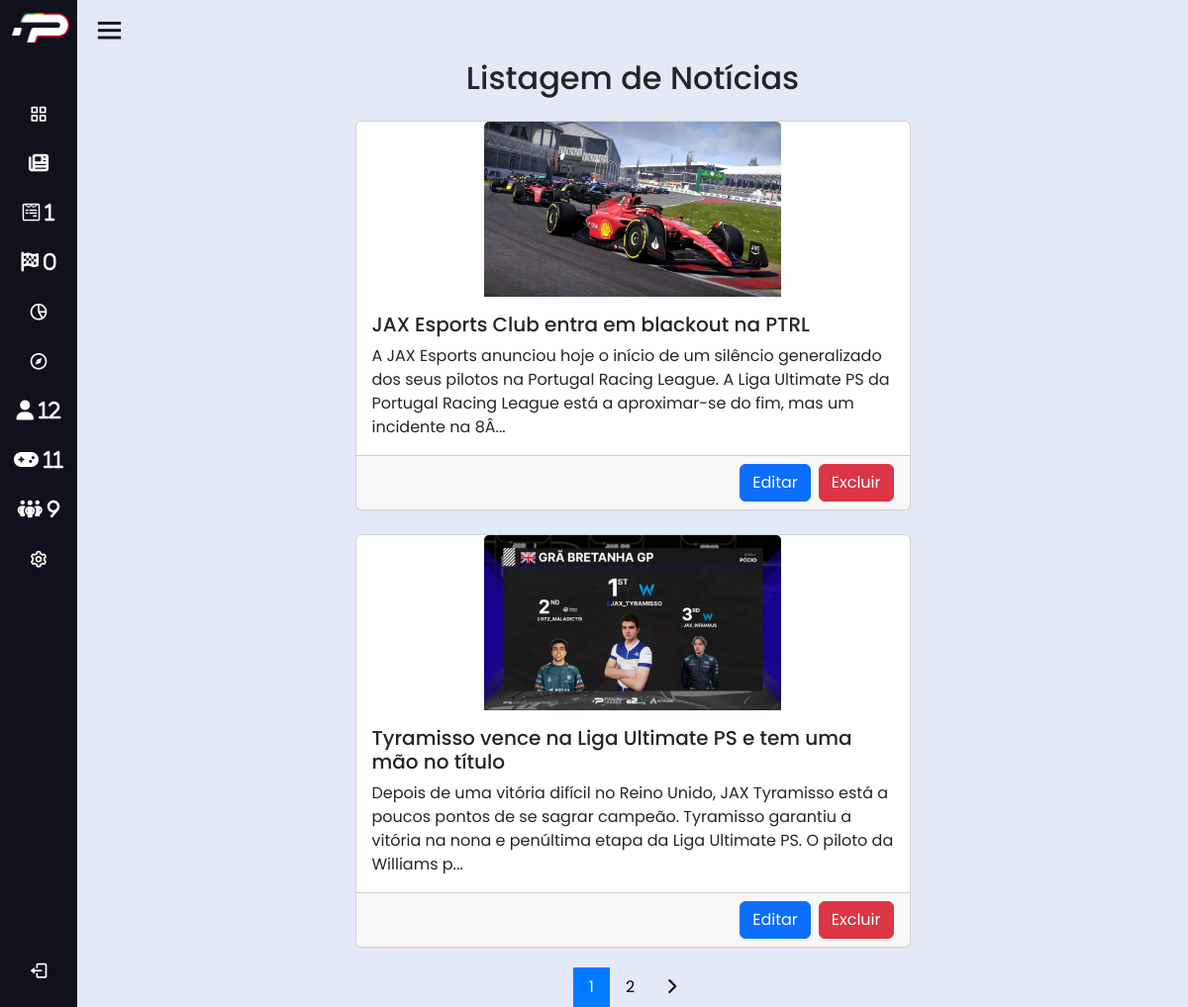
The app's page /VerNoticias.php (signed in) with its own data.
### tables this page shows
CREATE TABLE `noticias` (
  `id_noticia` int NOT NULL,
  `titulo` varchar(100) NOT NULL,
  `descricao` varchar(2000) NOT NULL,
  `caminho_imagem` varchar(100) NOT NULL,
  `DataNoticia` datetime NOT NULL DEFAULT CURRENT_TIMESTAMP
);

### VerNoticias.php (the view, shortened to what this page needs)
<?php include("session.php"); ?>
<!DOCTYPE html>
<html>
<head>
    <link rel="stylesheet" href="./css/admin.css">
    <link rel="stylesheet" href="https://cdnjs.cloudflare.com/ajax/libs/font-awesome/6.2.1/css/all.min.css" />
    <link href='https://unpkg.com/boxicons@2.0.7/css/boxicons.min.css' rel='stylesheet'>
    <link href="https://cdn.jsdelivr.net/npm/bootstrap@5.3.0-alpha1/dist/css/bootstrap.min.css" rel="stylesheet">
</head>
<body style="background-color: #e4e9f7;">
    <?php include("navbarback.php"); ?>
    <section class="home-section">
        <div class="home-content">
            <i class='bx bx-menu'></i>
        </div>
        <div class="mx-auto w-50">
    <h2 style="text-align:center;">Listagem de Notícias</h2>
    <?php
    $noticiasPorPagina = 2;
    $paginaAtual = isset($_GET['pagina']) ? $_GET['pagina'] : 1;
    $offset = ($paginaAtual - 1) * $noticiasPorPagina;
    $sql = "SELECT * FROM noticias ORDER BY id_noticia DESC LIMIT $noticiasPorPagina OFFSET $offset";
    $result = $db->query($sql);
    if ($result->num_rows > 0) {
        while ($row = $result->fetch_assoc()) {
            $titulo = $row['titulo'];
            $descricao = $row['descricao'];
            $caminhoImagem = $row['caminho_imagem'];
            $noticiaId = $row['id_noticia'];
            if (strlen($descricao) > 210) {
                $descricao = substr($descricao, 0, 210) . '...';
            }
            echo '<div class="card mt-4">';
            echo '<img src="'.$caminhoImagem.'" class="card-img-top w-100" alt="Imagem de Capa" style="max-width: 300px; height: auto;">';
            echo '<div class="card-body">';
            echo '<h5 class="card-title">'.$titulo.'</h5>';
            echo '<p class="card-text">'.$descricao.'</p>';
            echo '</div>';
            echo '<div class="card-footer">';
            echo '<a href="EditarNoticia.php?id='.$noticiaId.'" class="btn btn-primary">Editar</a>';
            echo '<a href="DeleteNoticia.php?id='.$noticiaId.'" class="btn btn-danger ml-2">Excluir</a>';
            echo '</div>';
            echo '</div>';
        }
        $sqlCount = "SELECT COUNT(*) AS total FROM noticias";
        $resultCount = $db->query($sqlCount);
        $row = $resultCount->fetch_assoc();
        $totalNoticias = $row['total'];
        $totalPaginas = ceil($totalNoticias / $noticiasPorPagina);
        echo '<div class="pagination">';
        for ($i = 1; $i <= $totalPaginas; $i++) {
            echo '<a href="VerNoticias.php?pagina='.$i.'"'.($i == $paginaAtual ? ' class="active"' : '').'>'.$i.'</a>';
        }
        if ($paginaAtual < $totalPaginas) {
            echo '<a href="VerNoticias.php?pagina='.($paginaAtual + 1).'"><i class="fas fa-chevron-right"></i></a>';
        }
        echo '</div>';
    } else {
        echo 'Nenhuma notícia encontrada.';
    }
    ?>
        </div>
    </section>
</body>
</html>

### navbarback.php (shortened to what this page needs)
<?php
    $row = $db->query("SELECT IDUser FROM candidaturaspiloto ");
    $count = $row->num_rows;
    $row = $db->query("SELECT IDUser FROM users ");
    $count1 = $row->num_rows;
    $row = $db->query("SELECT id_corrida FROM corrida WHERE estado_corrida = 'revisao' ");
    $count2 = $row->num_rows;
    $row = $db->query("SELECT id_piloto FROM piloto WHERE estado_piloto = '1' ");
    $count3 = $row->num_rows;
    $row = $db->query("SELECT id_organizacao FROM organizacao");
    $count4 = $row->num_rows;
?>
<div class="sidebar close">
    <div class="logo-details">
        <a href="index.php"><img src="imagens/PTRL.webp" alt="profileImg"></a>
    </div>
    <ul class="nav-links">
        <li>
            <a href="admin.php">
                <i class='bx bx-grid-alt'></i>
            </a>
        </li>
        <li>
            <a href="VerNoticias.php">
            <i class="fa-solid fa-newspaper"></i>
            </a>
        </li>
        <li>
            <a href="Candidaturas.php">
                <i class="fa-brands fa-wpforms">  <?php echo ($count); ?></i>
            </a>
        </li>
        <li>
            <a href="EscolherCorrida.php">
                <i class="fa-sharp fa-solid fa-flag-checkered">  <?php echo ($count2); ?></i>
            </a>
        </li>
        <li>
            <a href="VerLigas.php">
                <i class='bx bx-pie-chart-alt-2'></i>
            </a>
        </li>
        <li>
            <a href="VerTemporadas.php">
                <i class='bx bx-compass'></i>
            </a>
        </li>
        <li>
            <div class="iocn-link">
                <a href="VerUsers.php">
                    <i class="fa-solid fa-user">  <?php echo ($count1); ?></i>
                </a>
            </div>
        </li>
        <li>
            <div class="iocn-link">
                <a href="VerPilotos.php">
                <i class="fa-solid fa-gamepad">  <?php echo ($count3); ?></i>
                </a>
            </div>
        </li>
        <li>
            <div class="iocn-link">
                <a href="VerOrganizacoes.php">
                <i class="fa-solid fa-people-group">  <?php echo ($count4); ?></i>
                </a>
            </div>
        </li>
        <li>
            <a href="settings.php">
                <i class='bx bx-cog'></i>
            </a>
        </li>
        <li>
            <div class="profile-details">
                <a href="logout.php"><i class='bx bx-log-out'></i></a>
            </div>
        </li>
    </ul>
</div>

### css/admin.css (style rules this page uses)
* { margin: 0; padding: 0; box-sizing: border-box; font-family: "Poppins", sans-serif; }
.sidebar { position: fixed; top: 0; left: 0; height: 100%; width: 260px; background: #11101d; z-index: 100; transition: all 0.5s ease; }
.sidebar.close { width: 78px; }
.sidebar .logo-details { gap: 30px; height: 60px; width: 100%; display: flex; align-items: center; }
.sidebar .logo-details img { height: 52px; width: 58px; object-fit: cover; margin: 0 14px 0 12px; }
.sidebar .nav-links { height: 100%; padding: 30px 0 150px 0; overflow: auto; }
.sidebar.close .nav-links { overflow: visible; }
.sidebar .nav-links li { position: relative; list-style: none; transition: all 0.4s ease; }
.sidebar .nav-links li .iocn-link { display: flex; align-items: center; justify-content: space-between; }
.sidebar.close .nav-links li .iocn-link { display: block; }
.sidebar .nav-links li i { height: 50px; min-width: 78px; text-align: center; line-height: 50px; color: #fff; font-size: 20px; cursor: pointer; transition: all 0.3s ease; }
.sidebar .nav-links li a { display: flex; align-items: center; text-decoration: none; }
.sidebar .profile-details { position: fixed; bottom: 0; width: 260px; display: flex; align-items: center; justify-content: space-between; background: #1d1b31; padding: 12px 0; transition: all 0.5s ease; }
.sidebar.close .profile-details { background: none; }
.sidebar.close .profile-details { width: 78px; }
.home-section { position: relative; background: #e4e9f7; height: 100vh; left: 260px; width: calc(100% - 260px); transition: all 0.5s ease; }
.sidebar.close ~ .home-section { left: 78px; width: calc(100% - 78px); }
.home-section .home-content { height: 60px; display: flex; align-items: center; }
.home-section .home-content .bx-menu, .home-section .home-content .text { color: #11101d; font-size: 35px; }
.home-section .home-content .bx-menu { margin: 0 15px; cursor: pointer; }

### VerNoticias.php (style rules this page uses)
.card-img-top { display: block; margin-left: auto; margin-right: auto; }
.card-footer { display: flex; justify-content: flex-end; gap: 8px; }
.pagination { display: flex; justify-content: center; margin-top: 20px; }
.pagination a { color: #000; text-decoration: none; padding: 8px 16px; transition: background-color 0.3s; }
.pagination a.active { background-color: #007bff; color: #fff; }

### records on screen
noticias: caminho_imagem (picture), titulo "JAX Esports Club entra em blackout na PTRL", descricao "A JAX Esports anunciou hoje o início de um silêncio generalizado dos seus pilotos na Portugal Racing League. A Liga Ultimate PS da Portugal Racing League está a aproximar-se do fim, mas um incidente na 8Â..."
noticias: caminho_imagem (picture), titulo "Tyramisso vence na Liga Ultimate PS e tem uma mão no título", descricao "Depois de uma vitória difícil no Reino Unido, JAX Tyramisso está a poucos pontos de se sagrar campeão. Tyramisso garantiu a vitória na nona e penúltima etapa da Liga Ultimate PS. O piloto da Williams p..."

### other values on screen
$count "1"
$count2 "0"
$count1 "12"
$count3 "11"
$count4 "9"
